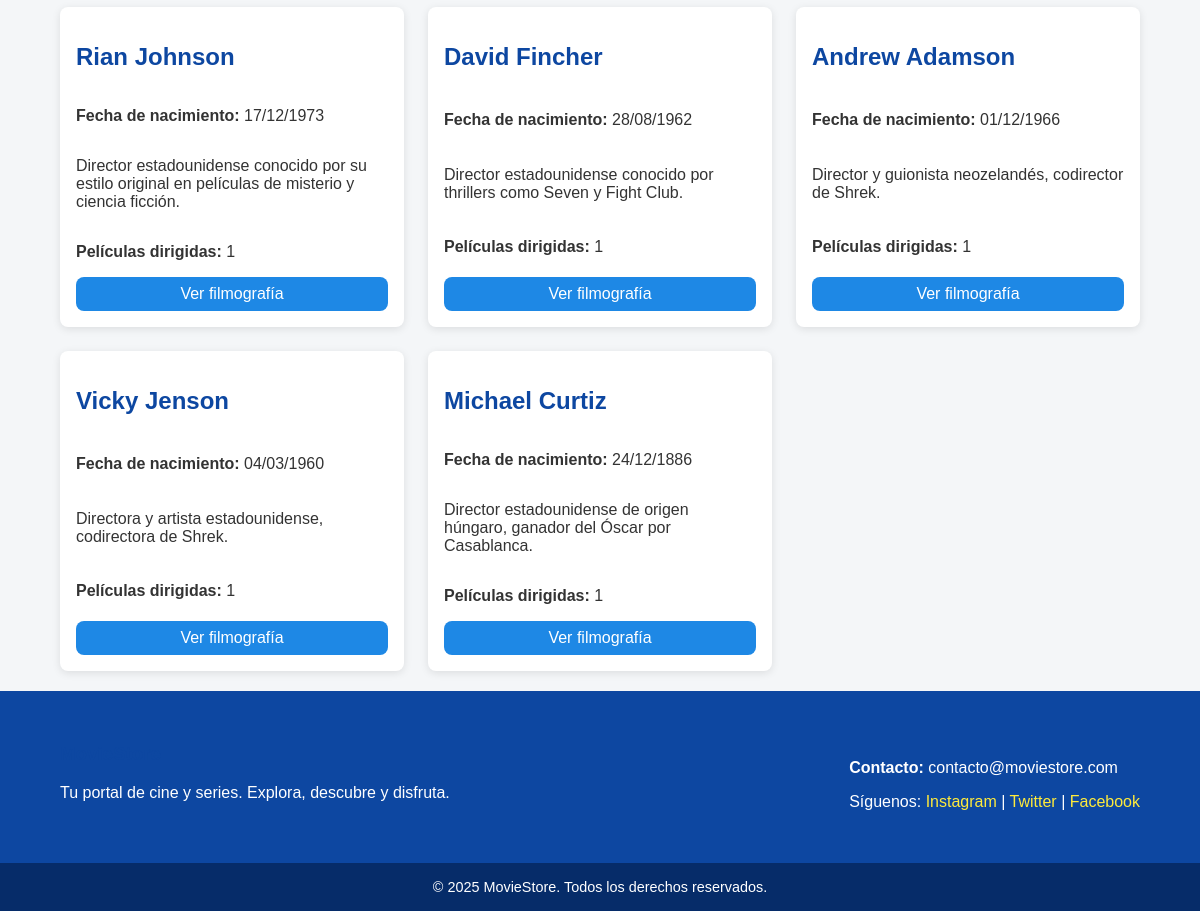
Before: /directors/ (lower part) with the older database file.
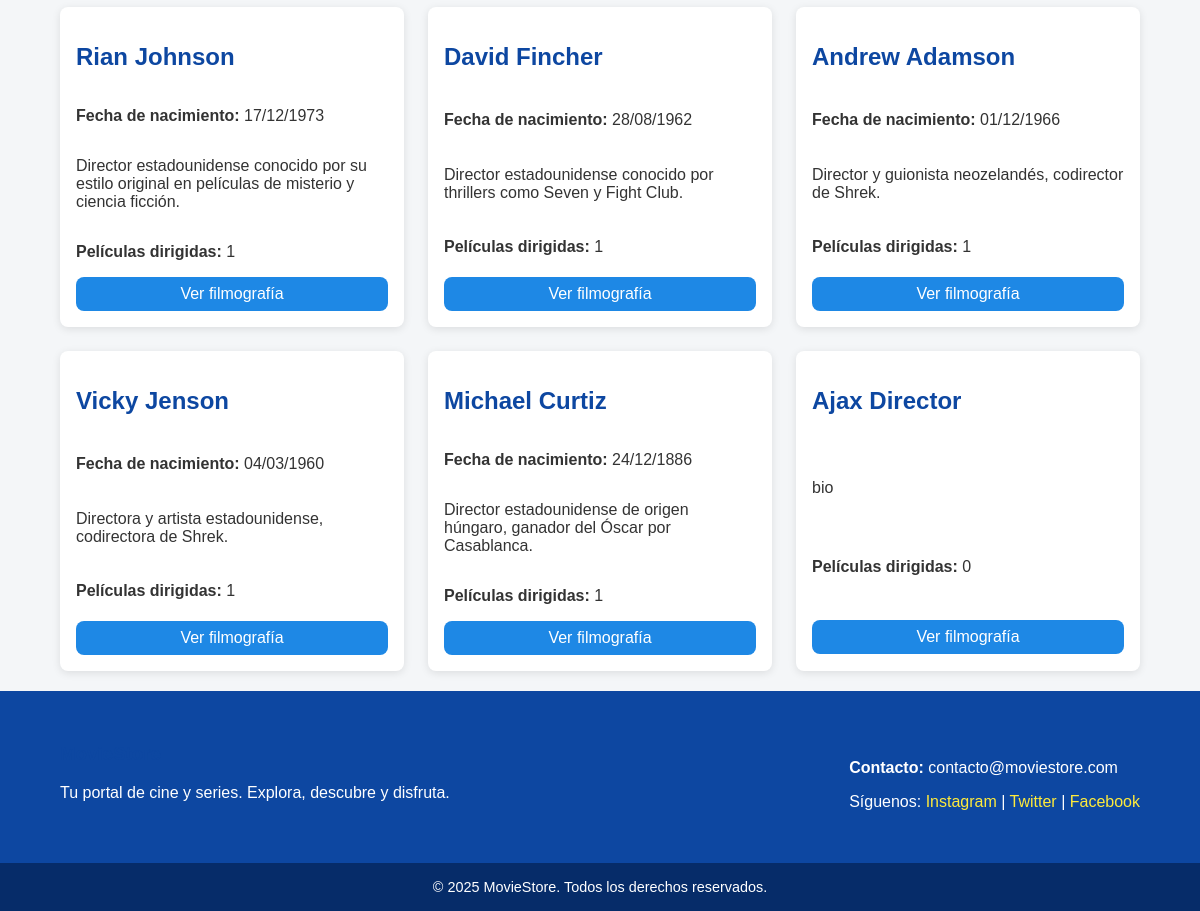
After: the same page with the newer database file.
### movies/models.py (models this page shows, shortened)
class Director(models.Model):
    name = models.CharField(max_length=100)
    biography = models.TextField()
    birth_date = models.DateField(null=True, blank=True)

### movies/views.py (the view)
# urls.py: path('directors/', views.director_list, name='director_list'),
def director_list(request):
    directors = Director.objects.all()
    return render(request, 'movies/director_list.html', {'directors': directors})

### movies/templates/movies/director_list.html (shortened to what this page needs)
{% extends 'movies/base.html' %}
{% block content %}
    <div class="director-grid movie-grid">
        {% for director in directors %}
            <div class="card">
                <h2>{{ director.name }}</h2>
                {% if director.birth_date %}
                    <p><strong>Fecha de nacimiento:</strong> {{ director.birth_date|date:"d/m/Y" }}</p>
                {% endif %}
                {% if director.biography %}
                    <p>{{ director.biography|truncatewords:50 }}</p>
                {% endif %}
                <p><strong>Películas dirigidas:</strong> {{ director.movies.count }}</p>
                <a href="{% url 'movies:director_detail' director.pk %}" class="button">Ver filmografía</a>
            </div>
        {% empty %}
            <p>No hay directores disponibles.</p>
        {% endfor %}
    </div>
{% endblock %}

Changed rows visible on the page:
added Director: name "Ajax Director", biography "bio", movies.count "0"
